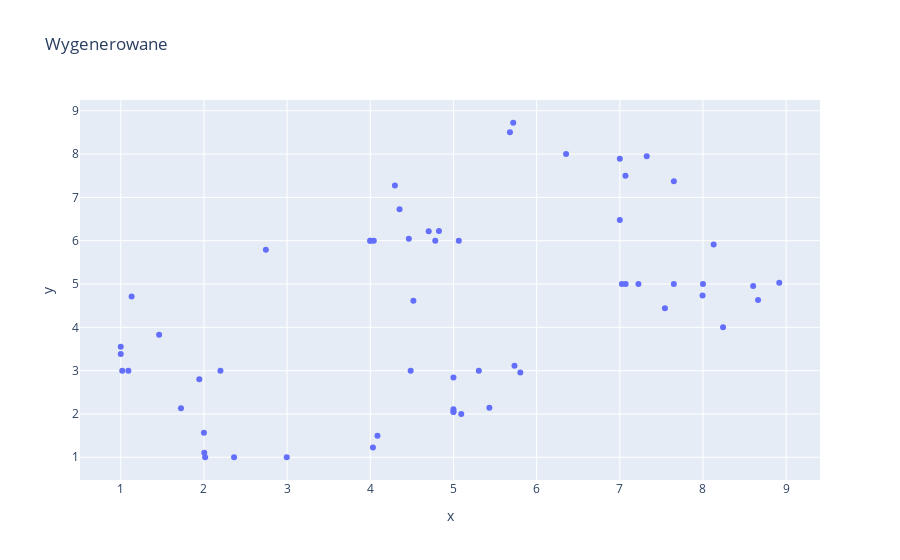

The notebook cell this image was saved under:
### Code cell
fig = px.scatter(x= temp_out.T[0], y= temp_out.T[1],title='Wygenerowane')
fig.show()

### Figure 1 — Plotly figure (JSON) as saved in the notebook; plotly's stock layout.template omitted (floating-point values rounded to 4 significant figures)
{"data": [{"hovertemplate": "x=%{x}<br>y=%{y}<extra></extra>", "legendgroup": "", "marker": {"color": "#636efa", "symbol": "circle"}, "mode": "markers", "name": "", "orientation": "v", "showlegend": false, "type": "scatter", "x": [1.724, 1.018, 2.015, 2.004, 1.944, 2, 4, 4.464, 5.432, 5.094, 1.13, 2.745, 1.461, 1, 4.486, 1.091, 5.804, 5.734, 4.086, 4.032, 5, 5.305, 1, 2.199, 5, 5, 2.362, 2.996, 4.782, 5.064, 8, 7.025, 7, 7.324, 8.128, 8.917, 5, 4.518, 7.65, 7.068, 5.679, 5.719, 7.65, 7.995, 6.354, 7, 8.662, 8.603, 4.826, 4.702, 7.07, 7.224, 4, 4.043, 4.296, 4.352, 8.241, 7.543], "xaxis": "x", "y": [2.132, 3, 1, 1.107, 2.803, 1.565, 6, 6.044, 2.146, 2, 4.709, 5.79, 3.83, 3.385, 3, 3, 2.957, 3.113, 1.495, 1.224, 2.843, 2.998, 3.552, 3, 2.111, 2.053, 1, 1, 6, 6, 5, 5, 6.477, 7.953, 5.915, 5.029, 2.044, 4.612, 7.371, 7.502, 8.507, 8.724, 5, 4.737, 8, 7.893, 4.632, 4.952, 6.226, 6.216, 5, 5, 6, 6, 7.273, 6.726, 4, 4.441], "yaxis": "y"}], "layout": {"legend": {"tracegroupgap": 0}, "title": {"text": "Wygenerowane"}, "xaxis": {"anchor": "y", "domain": [0, 1], "title": {"text": "x"}}, "yaxis": {"anchor": "x", "domain": [0, 1], "title": {"text": "y"}}}}
